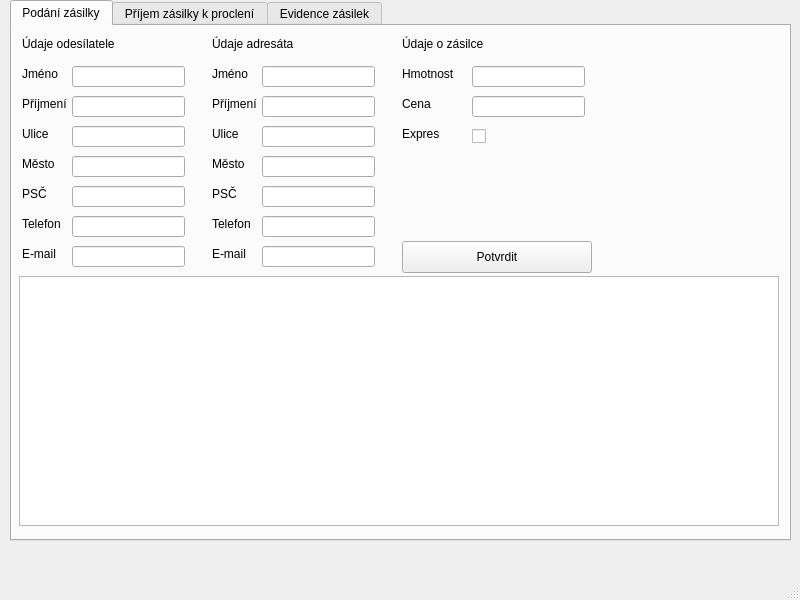
<?xml version="1.0" encoding="UTF-8"?>
<ui version="4.0">
 <class>MainWindow</class>
 <widget class="QMainWindow" name="MainWindow">
  <property name="geometry">
   <rect>
    <x>0</x>
    <y>0</y>
    <width>800</width>
    <height>600</height>
   </rect>
  </property>
  <property name="windowTitle">
   <string>MainWindow</string>
  </property>
  <widget class="QWidget" name="centralwidget">
   <widget class="QTabWidget" name="Tab">
    <property name="geometry">
     <rect>
      <x>10</x>
      <y>0</y>
      <width>781</width>
      <height>541</height>
     </rect>
    </property>
    <property name="currentIndex">
     <number>0</number>
    </property>
    <widget class="QWidget" name="Tab1">
     <property name="accessibleName">
      <string/>
     </property>
     <attribute name="title">
      <string>Podání zásilky</string>
     </attribute>
     <widget class="QLineEdit" name="lineEdit">
      <property name="geometry">
       <rect>
        <x>60</x>
        <y>40</y>
        <width>113</width>
        <height>21</height>
       </rect>
      </property>
     </widget>
     <widget class="QLabel" name="label">
      <property name="geometry">
       <rect>
        <x>10</x>
        <y>40</y>
        <width>58</width>
        <height>16</height>
       </rect>
      </property>
      <property name="text">
       <string>Jméno</string>
      </property>
     </widget>
     <widget class="QLabel" name="label_2">
      <property name="geometry">
       <rect>
        <x>10</x>
        <y>10</y>
        <width>161</width>
        <height>16</height>
       </rect>
      </property>
      <property name="text">
       <string>Údaje odesílatele</string>
      </property>
     </widget>
     <widget class="QLabel" name="label_3">
      <property name="geometry">
       <rect>
        <x>10</x>
        <y>70</y>
        <width>58</width>
        <height>16</height>
       </rect>
      </property>
      <property name="text">
       <string>Příjmení</string>
      </property>
     </widget>
     <widget class="QLineEdit" name="lineEdit_2">
      <property name="geometry">
       <rect>
        <x>60</x>
        <y>70</y>
        <width>113</width>
        <height>21</height>
       </rect>
      </property>
     </widget>
     <widget class="QLabel" name="label_4">
      <property name="geometry">
       <rect>
        <x>10</x>
        <y>100</y>
        <width>58</width>
        <height>16</height>
       </rect>
      </property>
      <property name="text">
       <string>Ulice</string>
      </property>
     </widget>
     <widget class="QLineEdit" name="lineEdit_3">
      <property name="geometry">
       <rect>
        <x>60</x>
        <y>100</y>
        <width>113</width>
        <height>21</height>
       </rect>
      </property>
     </widget>
     <widget class="QLabel" name="label_5">
      <property name="geometry">
       <rect>
        <x>10</x>
        <y>130</y>
        <width>58</width>
        <height>16</height>
       </rect>
      </property>
      <property name="text">
       <string>Město</string>
      </property>
     </widget>
     <widget class="QLineEdit" name="lineEdit_4">
      <property name="geometry">
       <rect>
        <x>60</x>
        <y>130</y>
        <width>113</width>
        <height>21</height>
       </rect>
      </property>
     </widget>
     <widget class="QLabel" name="label_6">
      <property name="geometry">
       <rect>
        <x>10</x>
        <y>160</y>
        <width>58</width>
        <height>16</height>
       </rect>
      </property>
      <property name="text">
       <string>PSČ</string>
      </property>
     </widget>
     <widget class="QLineEdit" name="lineEdit_5">
      <property name="geometry">
       <rect>
        <x>60</x>
        <y>160</y>
        <width>113</width>
        <height>21</height>
       </rect>
      </property>
     </widget>
     <widget class="QLabel" name="label_7">
      <property name="geometry">
       <rect>
        <x>10</x>
        <y>190</y>
        <width>58</width>
        <height>16</height>
       </rect>
      </property>
      <property name="text">
       <string>Telefon</string>
      </property>
     </widget>
     <widget class="QLineEdit" name="lineEdit_6">
      <property name="geometry">
       <rect>
        <x>60</x>
        <y>190</y>
        <width>113</width>
        <height>21</height>
       </rect>
      </property>
     </widget>
     <widget class="QLabel" name="label_8">
      <property name="geometry">
       <rect>
        <x>10</x>
        <y>220</y>
        <width>58</width>
        <height>16</height>
       </rect>
      </property>
      <property name="text">
       <string>E-mail</string>
      </property>
     </widget>
     <widget class="QLineEdit" name="lineEdit_7">
      <property name="geometry">
       <rect>
        <x>60</x>
        <y>220</y>
        <width>113</width>
        <height>21</height>
       </rect>
      </property>
     </widget>
     <widget class="QLineEdit" name="lineEdit_8">
      <property name="geometry">
       <rect>
        <x>460</x>
        <y>40</y>
        <width>113</width>
        <height>21</height>
       </rect>
      </property>
     </widget>
     <widget class="QLabel" name="label_9">
      <property name="geometry">
       <rect>
        <x>390</x>
        <y>40</y>
        <width>58</width>
        <height>16</height>
       </rect>
      </property>
      <property name="text">
       <string>Hmotnost</string>
      </property>
     </widget>
     <widget class="QLabel" name="label_10">
      <property name="geometry">
       <rect>
        <x>390</x>
        <y>10</y>
        <width>161</width>
        <height>16</height>
       </rect>
      </property>
      <property name="text">
       <string>Údaje o zásilce</string>
      </property>
     </widget>
     <widget class="QLineEdit" name="lineEdit_9">
      <property name="geometry">
       <rect>
        <x>460</x>
        <y>70</y>
        <width>113</width>
        <height>21</height>
       </rect>
      </property>
     </widget>
     <widget class="QLabel" name="label_11">
      <property name="geometry">
       <rect>
        <x>390</x>
        <y>70</y>
        <width>58</width>
        <height>16</height>
       </rect>
      </property>
      <property name="text">
       <string>Cena</string>
      </property>
     </widget>
     <widget class="QLabel" name="label_12">
      <property name="geometry">
       <rect>
        <x>390</x>
        <y>100</y>
        <width>58</width>
        <height>16</height>
       </rect>
      </property>
      <property name="text">
       <string>Expres</string>
      </property>
     </widget>
     <widget class="QCheckBox" name="checkBox">
      <property name="geometry">
       <rect>
        <x>460</x>
        <y>100</y>
        <width>85</width>
        <height>20</height>
       </rect>
      </property>
      <property name="text">
       <string/>
      </property>
     </widget>
     <widget class="QLabel" name="label_14">
      <property name="geometry">
       <rect>
        <x>200</x>
        <y>40</y>
        <width>58</width>
        <height>16</height>
       </rect>
      </property>
      <property name="text">
       <string>Jméno</string>
      </property>
     </widget>
     <widget class="QLineEdit" name="lineEdit_10">
      <property name="geometry">
       <rect>
        <x>250</x>
        <y>100</y>
        <width>113</width>
        <height>21</height>
       </rect>
      </property>
     </widget>
     <widget class="QLabel" name="label_15">
      <property name="geometry">
       <rect>
        <x>200</x>
        <y>130</y>
        <width>58</width>
        <height>16</height>
       </rect>
      </property>
      <property name="text">
       <string>Město</string>
      </property>
     </widget>
     <widget class="QLabel" name="label_16">
      <property name="geometry">
       <rect>
        <x>200</x>
        <y>190</y>
        <width>58</width>
        <height>16</height>
       </rect>
      </property>
      <property name="text">
       <string>Telefon</string>
      </property>
     </widget>
     <widget class="QLineEdit" name="lineEdit_11">
      <property name="geometry">
       <rect>
        <x>250</x>
        <y>220</y>
        <width>113</width>
        <height>21</height>
       </rect>
      </property>
     </widget>
     <widget class="QLabel" name="label_17">
      <property name="geometry">
       <rect>
        <x>200</x>
        <y>70</y>
        <width>58</width>
        <height>16</height>
       </rect>
      </property>
      <property name="text">
       <string>Příjmení</string>
      </property>
     </widget>
     <widget class="QLineEdit" name="lineEdit_12">
      <property name="geometry">
       <rect>
        <x>250</x>
        <y>130</y>
        <width>113</width>
        <height>21</height>
       </rect>
      </property>
     </widget>
     <widget class="QLabel" name="label_18">
      <property name="geometry">
       <rect>
        <x>200</x>
        <y>10</y>
        <width>161</width>
        <height>16</height>
       </rect>
      </property>
      <property name="text">
       <string>Údaje adresáta</string>
      </property>
     </widget>
     <widget class="QLabel" name="label_19">
      <property name="geometry">
       <rect>
        <x>200</x>
        <y>220</y>
        <width>58</width>
        <height>16</height>
       </rect>
      </property>
      <property name="text">
       <string>E-mail</string>
      </property>
     </widget>
     <widget class="QLineEdit" name="lineEdit_13">
      <property name="geometry">
       <rect>
        <x>250</x>
        <y>70</y>
        <width>113</width>
        <height>21</height>
       </rect>
      </property>
     </widget>
     <widget class="QLabel" name="label_20">
      <property name="geometry">
       <rect>
        <x>200</x>
        <y>160</y>
        <width>58</width>
        <height>16</height>
       </rect>
      </property>
      <property name="text">
       <string>PSČ</string>
      </property>
     </widget>
     <widget class="QLineEdit" name="lineEdit_14">
      <property name="geometry">
       <rect>
        <x>250</x>
        <y>190</y>
        <width>113</width>
        <height>21</height>
       </rect>
      </property>
     </widget>
     <widget class="QLabel" name="label_21">
      <property name="geometry">
       <rect>
        <x>200</x>
        <y>100</y>
        <width>58</width>
        <height>16</height>
       </rect>
      </property>
      <property name="text">
       <string>Ulice</string>
      </property>
     </widget>
     <widget class="QLineEdit" name="lineEdit_15">
      <property name="geometry">
       <rect>
        <x>250</x>
        <y>40</y>
        <width>113</width>
        <height>21</height>
       </rect>
      </property>
     </widget>
     <widget class="QLineEdit" name="lineEdit_16">
      <property name="geometry">
       <rect>
        <x>250</x>
        <y>160</y>
        <width>113</width>
        <height>21</height>
       </rect>
      </property>
     </widget>
     <widget class="QPushButton" name="pushButton">
      <property name="geometry">
       <rect>
        <x>390</x>
        <y>215</y>
        <width>190</width>
        <height>32</height>
       </rect>
      </property>
      <property name="text">
       <string>Potvrdit</string>
      </property>
     </widget>
     <widget class="QTableView" name="countries_1">
      <property name="geometry">
       <rect>
        <x>7</x>
        <y>250</y>
        <width>760</width>
        <height>250</height>
       </rect>
      </property>
     </widget>
     <widget class="QLabel" name="pixmap">
      <property name="geometry">
       <rect>
        <x>600</x>
        <y>10</y>
        <width>171</width>
        <height>161</height>
       </rect>
      </property>
      <property name="text">
       <string/>
      </property>
      <property name="pixmap">
       <pixmap>cp.png</pixmap>
      </property>
      <property name="scaledContents">
       <bool>true</bool>
      </property>
     </widget>
    </widget>
    <widget class="QWidget" name="Tab2">
     <attribute name="title">
      <string>Příjem zásilky k proclení</string>
     </attribute>
     <widget class="QLabel" name="label_22">
      <property name="geometry">
       <rect>
        <x>10</x>
        <y>40</y>
        <width>58</width>
        <height>16</height>
       </rect>
      </property>
      <property name="text">
       <string>Jméno</string>
      </property>
     </widget>
     <widget class="QLineEdit" name="line3">
      <property name="geometry">
       <rect>
        <x>60</x>
        <y>100</y>
        <width>113</width>
        <height>21</height>
       </rect>
      </property>
     </widget>
     <widget class="QLabel" name="label_23">
      <property name="geometry">
       <rect>
        <x>10</x>
        <y>130</y>
        <width>58</width>
        <height>16</height>
       </rect>
      </property>
      <property name="text">
       <string>Město</string>
      </property>
     </widget>
     <widget class="QLineEdit" name="line9">
      <property name="geometry">
       <rect>
        <x>250</x>
        <y>70</y>
        <width>113</width>
        <height>21</height>
       </rect>
      </property>
     </widget>
     <widget class="QLabel" name="label_24">
      <property name="geometry">
       <rect>
        <x>200</x>
        <y>100</y>
        <width>58</width>
        <height>16</height>
       </rect>
      </property>
      <property name="text">
       <string>Ulice</string>
      </property>
     </widget>
     <widget class="QLineEdit" name="line16">
      <property name="geometry">
       <rect>
        <x>460</x>
        <y>70</y>
        <width>113</width>
        <height>21</height>
       </rect>
      </property>
     </widget>
     <widget class="QLineEdit" name="line15">
      <property name="geometry">
       <rect>
        <x>460</x>
        <y>40</y>
        <width>113</width>
        <height>21</height>
       </rect>
      </property>
     </widget>
     <widget class="QLineEdit" name="line14">
      <property name="geometry">
       <rect>
        <x>250</x>
        <y>220</y>
        <width>113</width>
        <height>21</height>
       </rect>
      </property>
     </widget>
     <widget class="QLabel" name="label_26">
      <property name="geometry">
       <rect>
        <x>200</x>
        <y>40</y>
        <width>58</width>
        <height>16</height>
       </rect>
      </property>
      <property name="text">
       <string>Jméno</string>
      </property>
     </widget>
     <widget class="QLabel" name="label_27">
      <property name="geometry">
       <rect>
        <x>10</x>
        <y>190</y>
        <width>58</width>
        <height>16</height>
       </rect>
      </property>
      <property name="text">
       <string>Telefon</string>
      </property>
     </widget>
     <widget class="QLineEdit" name="line11">
      <property name="geometry">
       <rect>
        <x>250</x>
        <y>130</y>
        <width>113</width>
        <height>21</height>
       </rect>
      </property>
     </widget>
     <widget class="QLabel" name="label_28">
      <property name="geometry">
       <rect>
        <x>200</x>
        <y>10</y>
        <width>161</width>
        <height>16</height>
       </rect>
      </property>
      <property name="text">
       <string>Údaje adresáta</string>
      </property>
     </widget>
     <widget class="QLineEdit" name="line7">
      <property name="geometry">
       <rect>
        <x>60</x>
        <y>220</y>
        <width>113</width>
        <height>21</height>
       </rect>
      </property>
     </widget>
     <widget class="QLabel" name="label_29">
      <property name="geometry">
       <rect>
        <x>10</x>
        <y>70</y>
        <width>58</width>
        <height>16</height>
       </rect>
      </property>
      <property name="text">
       <string>Příjmení</string>
      </property>
     </widget>
     <widget class="QLabel" name="label_30">
      <property name="geometry">
       <rect>
        <x>390</x>
        <y>40</y>
        <width>58</width>
        <height>16</height>
       </rect>
      </property>
      <property name="text">
       <string>Hmotnost</string>
      </property>
     </widget>
     <widget class="QLineEdit" name="line13">
      <property name="geometry">
       <rect>
        <x>250</x>
        <y>190</y>
        <width>113</width>
        <height>21</height>
       </rect>
      </property>
     </widget>
     <widget class="QLineEdit" name="line4">
      <property name="geometry">
       <rect>
        <x>60</x>
        <y>130</y>
        <width>113</width>
        <height>21</height>
       </rect>
      </property>
     </widget>
     <widget class="QLineEdit" name="line10">
      <property name="geometry">
       <rect>
        <x>250</x>
        <y>100</y>
        <width>113</width>
        <height>21</height>
       </rect>
      </property>
     </widget>
     <widget class="QLabel" name="label_31">
      <property name="geometry">
       <rect>
        <x>200</x>
        <y>220</y>
        <width>58</width>
        <height>16</height>
       </rect>
      </property>
      <property name="text">
       <string>E-mail</string>
      </property>
     </widget>
     <widget class="QLabel" name="label_32">
      <property name="geometry">
       <rect>
        <x>10</x>
        <y>10</y>
        <width>161</width>
        <height>16</height>
       </rect>
      </property>
      <property name="text">
       <string>Údaje odesílatele</string>
      </property>
     </widget>
     <widget class="QLabel" name="label_33">
      <property name="geometry">
       <rect>
        <x>200</x>
        <y>130</y>
        <width>58</width>
        <height>16</height>
       </rect>
      </property>
      <property name="text">
       <string>Město</string>
      </property>
     </widget>
     <widget class="QLabel" name="label_34">
      <property name="geometry">
       <rect>
        <x>390</x>
        <y>100</y>
        <width>58</width>
        <height>16</height>
       </rect>
      </property>
      <property name="text">
       <string>Expres</string>
      </property>
     </widget>
     <widget class="QLabel" name="label_35">
      <property name="geometry">
       <rect>
        <x>10</x>
        <y>220</y>
        <width>58</width>
        <height>16</height>
       </rect>
      </property>
      <property name="text">
       <string>E-mail</string>
      </property>
     </widget>
     <widget class="QLabel" name="label_36">
      <property name="geometry">
       <rect>
        <x>200</x>
        <y>70</y>
        <width>58</width>
        <height>16</height>
       </rect>
      </property>
      <property name="text">
       <string>Příjmení</string>
      </property>
     </widget>
     <widget class="QCheckBox" name="line17">
      <property name="geometry">
       <rect>
        <x>460</x>
        <y>100</y>
        <width>85</width>
        <height>20</height>
       </rect>
      </property>
      <property name="text">
       <string/>
      </property>
     </widget>
     <widget class="QLineEdit" name="line2">
      <property name="geometry">
       <rect>
        <x>60</x>
        <y>70</y>
        <width>113</width>
        <height>21</height>
       </rect>
      </property>
     </widget>
     <widget class="QLabel" name="label_37">
      <property name="geometry">
       <rect>
        <x>200</x>
        <y>160</y>
        <width>58</width>
        <height>16</height>
       </rect>
      </property>
      <property name="text">
       <string>PSČ</string>
      </property>
     </widget>
     <widget class="QLabel" name="label_38">
      <property name="geometry">
       <rect>
        <x>390</x>
        <y>10</y>
        <width>161</width>
        <height>16</height>
       </rect>
      </property>
      <property name="text">
       <string>Údaje o zásilce</string>
      </property>
     </widget>
     <widget class="QLabel" name="label_39">
      <property name="geometry">
       <rect>
        <x>10</x>
        <y>160</y>
        <width>58</width>
        <height>16</height>
       </rect>
      </property>
      <property name="text">
       <string>PSČ</string>
      </property>
     </widget>
     <widget class="QLineEdit" name="line6">
      <property name="geometry">
       <rect>
        <x>60</x>
        <y>190</y>
        <width>113</width>
        <height>21</height>
       </rect>
      </property>
     </widget>
     <widget class="QLabel" name="label_40">
      <property name="geometry">
       <rect>
        <x>390</x>
        <y>70</y>
        <width>58</width>
        <height>16</height>
       </rect>
      </property>
      <property name="text">
       <string>Cena</string>
      </property>
     </widget>
     <widget class="QLabel" name="label_41">
      <property name="geometry">
       <rect>
        <x>200</x>
        <y>190</y>
        <width>58</width>
        <height>16</height>
       </rect>
      </property>
      <property name="text">
       <string>Telefon</string>
      </property>
     </widget>
     <widget class="QLineEdit" name="line12">
      <property name="geometry">
       <rect>
        <x>250</x>
        <y>160</y>
        <width>113</width>
        <height>21</height>
       </rect>
      </property>
     </widget>
     <widget class="QLabel" name="label_42">
      <property name="geometry">
       <rect>
        <x>10</x>
        <y>100</y>
        <width>58</width>
        <height>16</height>
       </rect>
      </property>
      <property name="text">
       <string>Ulice</string>
      </property>
     </widget>
     <widget class="QLineEdit" name="line8">
      <property name="geometry">
       <rect>
        <x>250</x>
        <y>40</y>
        <width>113</width>
        <height>21</height>
       </rect>
      </property>
     </widget>
     <widget class="QLineEdit" name="line1">
      <property name="geometry">
       <rect>
        <x>60</x>
        <y>40</y>
        <width>113</width>
        <height>21</height>
       </rect>
      </property>
     </widget>
     <widget class="QLineEdit" name="line5">
      <property name="geometry">
       <rect>
        <x>60</x>
        <y>160</y>
        <width>113</width>
        <height>21</height>
       </rect>
      </property>
     </widget>
     <widget class="QLabel" name="label_43">
      <property name="geometry">
       <rect>
        <x>390</x>
        <y>130</y>
        <width>58</width>
        <height>16</height>
       </rect>
      </property>
      <property name="text">
       <string>Země</string>
      </property>
     </widget>
     <widget class="QCheckBox" name="line19">
      <property name="geometry">
       <rect>
        <x>460</x>
        <y>190</y>
        <width>85</width>
        <height>20</height>
       </rect>
      </property>
      <property name="text">
       <string/>
      </property>
     </widget>
     <widget class="QLabel" name="label_45">
      <property name="geometry">
       <rect>
        <x>390</x>
        <y>190</y>
        <width>58</width>
        <height>16</height>
       </rect>
      </property>
      <property name="text">
       <string>DPH</string>
      </property>
     </widget>
     <widget class="QCheckBox" name="line18">
      <property name="geometry">
       <rect>
        <x>460</x>
        <y>160</y>
        <width>85</width>
        <height>20</height>
       </rect>
      </property>
      <property name="text">
       <string/>
      </property>
     </widget>
     <widget class="QLabel" name="label_46">
      <property name="geometry">
       <rect>
        <x>390</x>
        <y>160</y>
        <width>58</width>
        <height>16</height>
       </rect>
      </property>
      <property name="text">
       <string>Clo</string>
      </property>
     </widget>
     <widget class="QComboBox" name="cccombo">
      <property name="geometry">
       <rect>
        <x>460</x>
        <y>130</y>
        <width>103</width>
        <height>21</height>
       </rect>
      </property>
     </widget>
     <widget class="QPushButton" name="confirmBtn">
      <property name="geometry">
       <rect>
        <x>390</x>
        <y>215</y>
        <width>190</width>
        <height>32</height>
       </rect>
      </property>
      <property name="text">
       <string>Potvrdit</string>
      </property>
     </widget>
     <widget class="QTableView" name="countries_2">
      <property name="geometry">
       <rect>
        <x>7</x>
        <y>250</y>
        <width>760</width>
        <height>250</height>
       </rect>
      </property>
     </widget>
     <widget class="QLabel" name="pixmap_2">
      <property name="geometry">
       <rect>
        <x>600</x>
        <y>10</y>
        <width>171</width>
        <height>161</height>
       </rect>
      </property>
      <property name="text">
       <string/>
      </property>
      <property name="pixmap">
       <pixmap>cp.png</pixmap>
      </property>
      <property name="scaledContents">
       <bool>true</bool>
      </property>
     </widget>
    </widget>
    <widget class="QWidget" name="Tab3">
     <attribute name="title">
      <string>Evidence zásilek</string>
     </attribute>
     <widget class="QTableView" name="packages">
      <property name="geometry">
       <rect>
        <x>2</x>
        <y>9</y>
        <width>771</width>
        <height>491</height>
       </rect>
      </property>
     </widget>
    </widget>
   </widget>
  </widget>
  <widget class="QMenuBar" name="menubar">
   <property name="geometry">
    <rect>
     <x>0</x>
     <y>0</y>
     <width>800</width>
     <height>24</height>
    </rect>
   </property>
  </widget>
  <widget class="QStatusBar" name="statusbar"/>
 </widget>
 <resources/>
 <connections/>
</ui>
